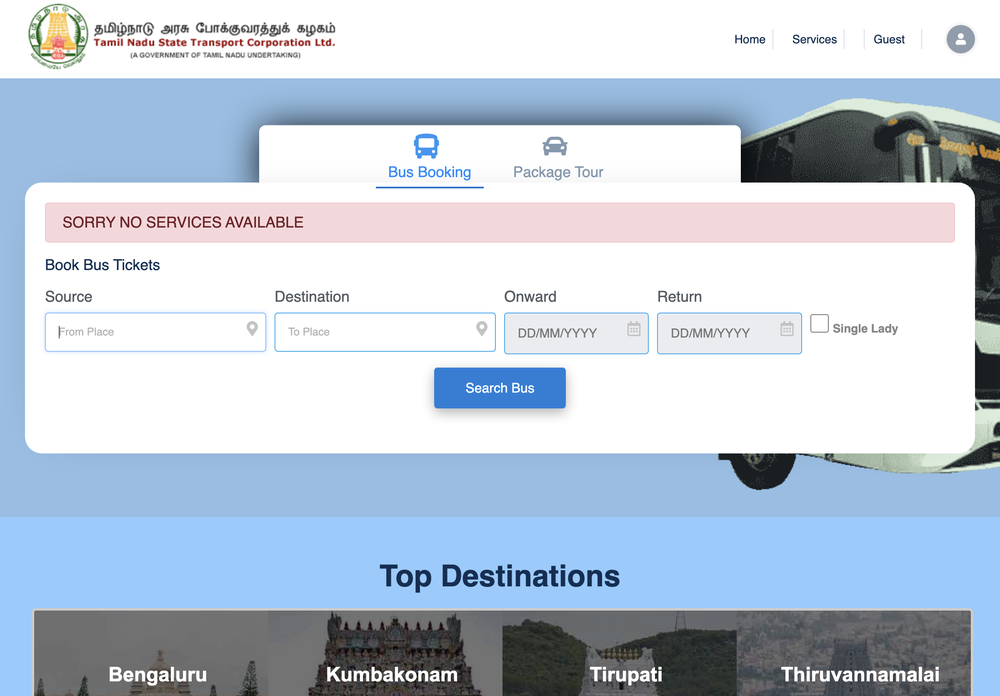
#> input picture scripts/search_results.png, 1000 x 696 px, shrunk from 2400 x 1670 before the run
$ python -i extract_bus_timetable_images.py   (imports and definitions only)
#> lines starting #> are read from the running program, lines starting #| are printed output that depends on the picture
#> in extract_text_from_image, image is the input picture: PIL image 1000x696 RGB; mean R, G, B 190.9, 202.9, 216.6
#!/usr/bin/env python3
"""
Extract bus timetable data from images using Tesseract OCR.
This script processes all images in a folder and extracts:
- Origin
- Destination
- Departure time
- Arrival time
- Stops (Via) with time (if available)

Uses the existing Tesseract OCR setup (no API keys needed).
"""

import os
import sys
import json
from pathlib import Path
from datetime import datetime
import re
from typing import List, Dict, Any, Optional

# Add scripts directory to path
sys.path.insert(0, str(Path(__file__).parent / 'scripts'))

try:
    from PIL import Image, ImageEnhance, ImageFilter
    import pytesseract
    PYTESSERACT_AVAILABLE = True
except ImportError:
    PYTESSERACT_AVAILABLE = False
    print("Error: pytesseract or PIL not installed")
    print("Install using: pip install pytesseract pillow")
    print("Also install Tesseract OCR: brew install tesseract (on macOS)")
    exit(1)


def preprocess_image(image: Image.Image) -> Image.Image:
    """Enhance image for better OCR results."""
    # Convert to grayscale
    image = image.convert('L')
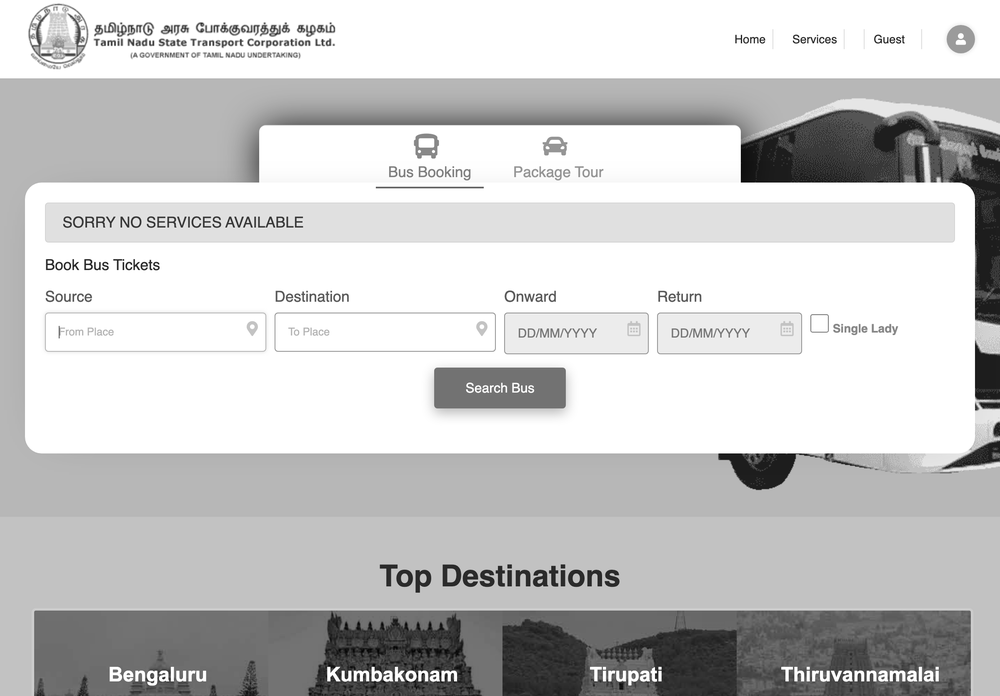
#> image: PIL image 1000x696 L; min 0, max 255, mean 200.9

    # Increase contrast
    enhancer = ImageEnhance.Contrast(image)
    image = enhancer.enhance(2.0)
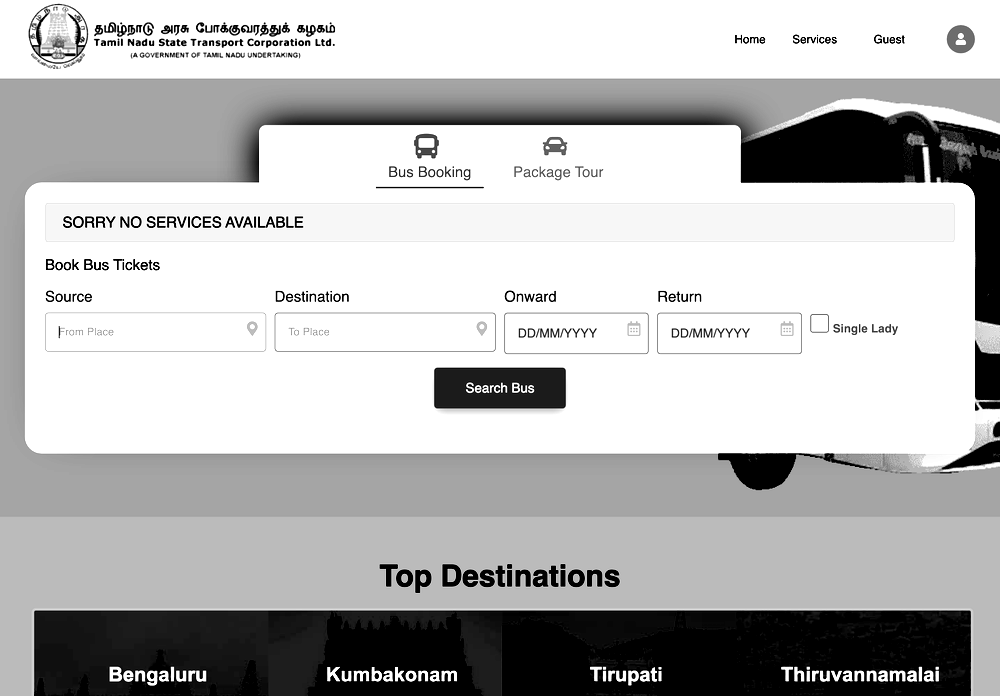
#> image: PIL image 1000x696 L; min 0, max 255, mean 185.7

    # Sharpen
    image = image.filter(ImageFilter.SHARPEN)

    return image

def extract_text_from_image(image_path: str) -> str:
    """Extract text from image using Tesseract OCR."""
    try:
        image = Image.open(image_path)

        # Preprocess for better OCR
        processed = preprocess_image(image)

        # Try with English
#> (the run stopped early here; a loop or call above may not have finished)
